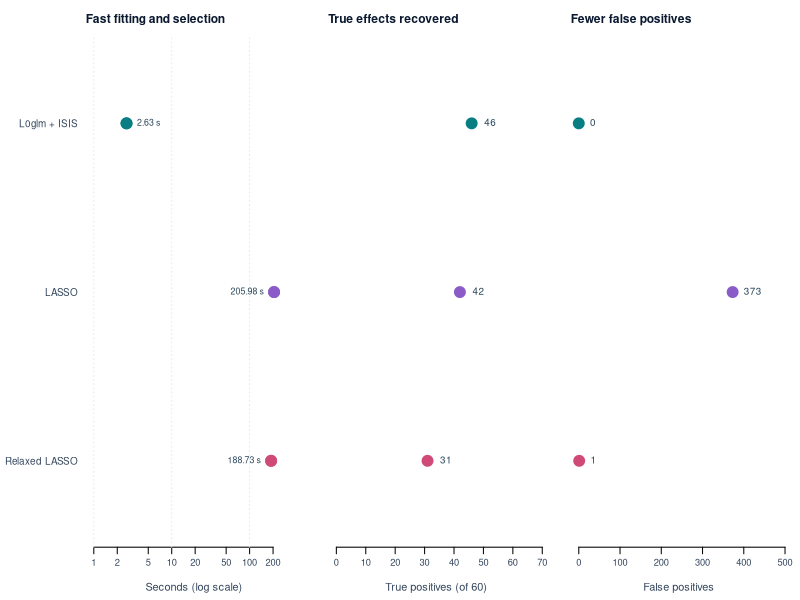

Reproduce this figure in R.
## ---- chunk 1
knitr::opts_chunk$set(collapse=TRUE, comment="#>", message=FALSE, warning=FALSE,
  fig.width=9, fig.height=4.2, dpi=160)
## ---- chunk 2
layout(matrix(1:3, nrow=1), widths=c(1.3, 1, 1))
par(mar=c(4, 6.5, 2.8, 1), mgp=c(2.5, .6, 0), family="sans", cex.axis=.85,
  bg="white", col.axis="#34465d", col.lab="#34465d", col.main="#0a1930")
labels <- c("L0glm + ISIS", "LASSO", "Relaxed LASSO")
cols <- c("#087e83", "#8b5cc7", "#d04a78")
seconds <- c(2.63, 205.98, 188.73)
plot(seconds, 3:1, log="x", xlim=c(min(1, min(seconds)/2), max(seconds)*1.8), ylim=c(.6, 3.4), pch=21, bg=cols,
  col=cols, cex=2.2, yaxt="n", xlab="Seconds (log scale)", ylab="", bty="n")
axis(2, at=3:1, labels=labels, las=1, tick=FALSE, cex.axis=.9)
abline(v=c(1, 10, 100), col="#e1ebef", lty=3)
points(seconds, 3:1, pch=21, bg=cols, col=cols, cex=2.2)
text(seconds, 3:1, sprintf("%.2f s", seconds), pos=ifelse(seconds > 50, 2, 4),
  offset=.8, cex=.8, col="#29455a")
title("Fast fitting and selection", adj=0, cex.main=1.1)
par(mar=c(4, 1, 2.8, 1))
tp <- c(46, 42, 31)
plot(tp, 3:1, xlim=c(0, 68), ylim=c(.6, 3.4), pch=21, bg=cols, col=cols,
  cex=2.2, yaxt="n", xlab="True positives (of 60)", ylab="", bty="n")
text(tp+2, 3:1, tp, pos=4, cex=.9, col="#29455a")
title("True effects recovered", adj=0, cex.main=1.1)
fp <- c(0, 373, 1)
plot(fp, 3:1, xlim=c(0, max(10, max(fp)*1.3)), ylim=c(.6, 3.4), pch=21, bg=cols, col=cols,
  cex=2.2, yaxt="n", xlab="False positives", ylab="", bty="n")
text(fp+.03*max(10, max(fp)), 3:1, fp, pos=4, cex=.9, col="#29455a")
title("Fewer false positives", adj=0, cex.main=1.1)
layout(1)
